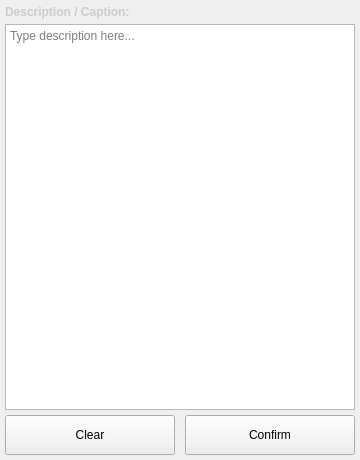
<?xml version="1.0" encoding="UTF-8"?>
<ui version="4.0">
 <class>DescriptionAnnotationPanel</class>
 <widget class="QWidget" name="DescriptionAnnotationPanel">
  <property name="geometry">
   <rect>
    <x>0</x>
    <y>0</y>
    <width>360</width>
    <height>460</height>
   </rect>
  </property>
  <layout class="QVBoxLayout" name="verticalLayout">
   <property name="spacing">
    <number>5</number>
   </property>
   <property name="leftMargin">
    <number>5</number>
   </property>
   <property name="topMargin">
    <number>5</number>
   </property>
   <property name="rightMargin">
    <number>5</number>
   </property>
   <property name="bottomMargin">
    <number>5</number>
   </property>
   <item>
    <widget class="QLabel" name="lbl_instr">
     <property name="text">
      <string>Description / Caption:</string>
     </property>
     <property name="styleSheet">
      <string notr="true">font-weight: bold; color: #ccc;</string>
     </property>
    </widget>
   </item>
   <item>
    <widget class="QTextEdit" name="descCaptionEdit">
     <property name="placeholderText">
      <string>Type description here...</string>
     </property>
    </widget>
   </item>
   <item>
   <layout class="QHBoxLayout" name="buttonsLayout">
     <property name="spacing">
      <number>10</number>
     </property>
     <item>
      <widget class="QPushButton" name="descClearBtn">
       <property name="minimumSize">
        <size>
         <width>0</width>
         <height>40</height>
        </size>
       </property>
       <property name="cursor">
        <cursorShape>PointingHandCursor</cursorShape>
       </property>
       <property name="text">
        <string>Clear</string>
       </property>
      </widget>
     </item>
     <item>
      <widget class="QPushButton" name="descConfirmBtn">
       <property name="minimumSize">
        <size>
         <width>0</width>
         <height>40</height>
        </size>
       </property>
       <property name="cursor">
        <cursorShape>PointingHandCursor</cursorShape>
       </property>
       <property name="text">
        <string>Confirm</string>
       </property>
      </widget>
     </item>
    </layout>
   </item>
  </layout>
 </widget>
 <resources/>
 <connections/>
</ui>
